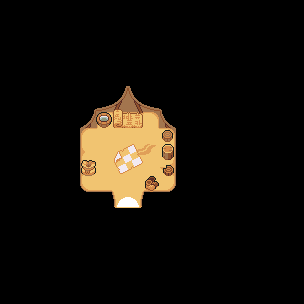

This is a level from a 2D game, rendered from its Tiled map with the project's own tilesets. A one-line summary and the complete map file follow:
An orthogonal 19x19 tile map with 16x16 px tiles, 2 tile layers (base, ground) and 13 objects (pointPlayer, warpToMapStart, pointChest).

<map version="1.10" tiledversion="1.11.2" orientation="orthogonal" renderorder="right-down" width="19" height="19" tilewidth="16" tileheight="16" infinite="0" nextlayerid="7" nextobjectid="23">
 <editorsettings>
  <export target="map-tent.lua" format="lua" />
 </editorsettings>
 <tileset firstgid="1" name="ninja-camp" tilewidth="16" tileheight="16" tilecount="207" columns="23">
  <image source="../art/ninja-camp.png" width="368" height="144" />
 </tileset>
 <layer id="1" name="base" width="19" height="19" locked="1">
  <data encoding="csv">
0,0,0,0,0,0,0,0,0,0,0,0,0,0,0,0,0,0,0,
0,0,0,0,0,0,0,0,0,0,0,0,0,0,0,0,0,0,0,
0,0,0,0,0,0,0,0,0,0,0,0,0,0,0,0,0,0,0,
0,0,0,0,0,0,0,0,0,0,0,0,0,0,0,0,0,0,0,
0,0,0,0,0,0,0,0,0,0,0,0,0,0,0,0,0,0,0,
0,0,0,0,0,15,16,17,21,22,23,0,0,0,0,0,0,0,0,
0,0,0,0,0,38,39,40,44,45,46,0,0,0,0,0,0,0,0,
0,0,0,0,0,61,62,63,67,68,69,0,0,0,0,0,0,0,0,
0,0,0,0,0,84,85,89,90,91,92,0,0,0,0,0,0,0,0,
0,0,0,0,0,107,108,112,132,133,115,0,0,0,0,0,0,0,0,
0,0,0,0,0,130,131,135,136,137,138,0,0,0,0,0,0,0,0,
0,0,0,0,0,153,178,179,180,181,161,0,0,0,0,0,0,0,0,
0,0,0,0,0,0,0,202,203,0,184,0,0,0,0,0,0,0,0,
0,0,0,0,0,199,0,0,0,206,207,0,0,0,0,0,0,0,0,
0,0,0,0,0,0,0,0,0,0,0,0,0,0,0,0,0,0,0,
0,0,0,0,0,0,0,0,0,0,0,0,0,0,0,0,0,0,0,
0,0,0,0,0,0,0,0,0,0,0,0,0,0,0,0,0,0,0,
0,0,0,0,0,0,0,0,0,0,0,0,0,0,0,0,0,0,0,
0,0,0,0,0,0,0,0,0,0,0,0,0,0,0,0,0,0,0
</data>
 </layer>
 <layer id="2" name="ground" width="19" height="19" locked="1">
  <data encoding="csv">
0,0,0,0,0,0,0,0,0,0,0,0,0,0,0,0,0,0,0,
0,0,0,0,0,0,0,0,0,0,0,0,0,0,0,0,0,0,0,
0,0,0,0,0,0,0,0,0,0,0,0,0,0,0,0,0,0,0,
0,0,0,0,0,0,0,0,0,0,0,0,0,0,0,0,0,0,0,
0,0,0,0,0,0,0,0,0,0,0,0,0,0,0,0,0,0,0,
0,0,0,0,0,0,0,0,0,0,0,0,0,0,0,0,0,0,0,
0,0,0,0,0,0,0,71,72,0,0,0,0,0,0,0,0,0,0,
0,0,0,0,0,0,100,94,95,0,0,0,0,0,0,0,0,0,0,
0,0,0,0,0,0,0,0,0,0,142,0,0,0,0,0,0,0,0,
0,0,0,0,0,0,0,124,125,0,171,0,0,0,0,0,0,0,0,
0,0,0,0,0,121,0,147,148,0,119,0,0,0,0,0,0,0,0,
0,0,0,0,0,0,0,0,0,97,0,0,0,0,0,0,0,0,0,
0,0,0,0,0,0,0,0,0,0,0,0,0,0,0,0,0,0,0,
0,0,0,0,0,0,0,0,0,0,0,0,0,0,0,0,0,0,0,
0,0,0,0,0,0,0,0,0,0,0,0,0,0,0,0,0,0,0,
0,0,0,0,0,0,0,0,0,0,0,0,0,0,0,0,0,0,0,
0,0,0,0,0,0,0,0,0,0,0,0,0,0,0,0,0,0,0,
0,0,0,0,0,0,0,0,0,0,0,0,0,0,0,0,0,0,0,
0,0,0,0,0,0,0,0,0,0,0,0,0,0,0,0,0,0,0
</data>
 </layer>
 <objectgroup id="6" name="soul" locked="1">
  <object id="20" name="pointPlayer" x="128" y="192">
   <point />
  </object>
 </objectgroup>
 <objectgroup id="4" name="wall">
  <object id="4" x="176" y="128" width="16" height="64" />
  <object id="6" x="64" y="128" width="16" height="64" />
  <object id="7" x="80" y="192" width="32" height="16" />
  <object id="10" x="144" y="192" width="32" height="16" />
  <object id="11" x="80" y="112" width="16" height="16" />
  <object id="12" x="99" y="117" width="10" height="4" />
  <object id="13" x="96" y="96" width="64" height="8" />
  <object id="15" x="160" y="112" width="16" height="16" />
  <object id="18" x="163" y="144" width="13" height="10" />
  <object id="19" x="82" y="160" width="14" height="10" />
 </objectgroup>
 <objectgroup id="5" name="warp">
  <object id="17" name="warpToMapStart" x="112" y="206" width="32" height="8" />
 </objectgroup>
 <objectgroup id="3" name="husk">
  <object id="1" name="pointChest" x="95" y="141">
   <point />
  </object>
 </objectgroup>
</map>
